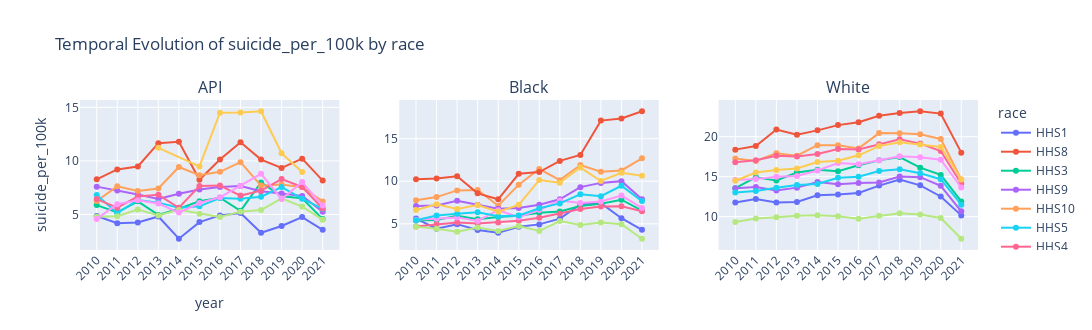

Notebook code for this chart:
### Code cell
sd = SuicideData()
queue = [
    {
        "x": "year",
        "y": "suicide_per_100k",
        "by": "ethno_race",
        "color": "age_strat",
        "scatter": False,
        "rows": 3,
    },
    {
        "x": "year",
        "y": "suicide_per_100k",
        "by": "race",
        "color": "age_strat",
        "scatter": False,
        "rows": 3,
    },
    {
        "x": "year",
        "y": "population",
        "by": "race",
        "color": "age_strat",
        "scatter": False,
        "rows": 1,
    },
    {
        "x": "year",
        "y": "population",
        "color": "race",
        "by": "age_strat",
        "scatter": False,
        "rows": 1,
    },
    {
        "x": "age_strat",
        "y": "suicide_per_100k",
        "color": "race",
        "by": "year",
        "scatter": True,
        "rows": 4,
    },
    {
        "x": "age_strat",
        "y": "suicide_per_100k",
        "color": "year",
        "by": "race",
        "scatter": True,
        "rows": 1,
    },
    {
        "x": "ethno_race",
        "y": "suicide_per_100k",
        "color": "year",
        "by": "age_strat",
        "scatter": True,
        "rows": 2,
    },
]
[sd.plot(**{
    "x": "year",
    "y": "suicide_per_100k",
    "color": "hhs",
    "by": "race",
    "scatter": False,
    "rows": 1,
    })]

### Figure 1 — Plotly figure (JSON) as saved in the notebook; plotly's stock layout.template omitted (floating-point values rounded to 4 significant figures)
{"data": [{"line": {"color": "#636EFA"}, "name": "HHS1", "type": "scatter", "x": ["2010", "2011", "2012", "2013", "2014", "2015", "2016", "2017", "2018", "2019", "2020", "2021"], "xaxis": "x", "y": [4.86, 4.18, 4.252, 4.818, 2.739, 4.29, 4.917, 5.137, 3.298, 3.925, 4.756, 3.567], "yaxis": "y"}, {"line": {"color": "#EF553B"}, "name": "HHS8", "type": "scatter", "x": ["2010", "2011", "2012", "2013", "2014", "2015", "2016", "2017", "2018", "2019", "2020", "2021"], "xaxis": "x", "y": [8.28, 9.203, 9.477, 11.65, 11.79, 8.234, 10.13, 11.73, 10.12, 9.339, 10.21, 8.166], "yaxis": "y"}, {"line": {"color": "#00CC96"}, "name": "HHS3", "type": "scatter", "x": ["2010", "2011", "2012", "2013", "2014", "2015", "2016", "2017", "2018", "2019", "2020", "2021"], "xaxis": "x", "y": [5.878, 5.197, 6.227, 4.961, 5.538, 6.246, 6.565, 5.345, 7.986, 6.696, 6.52, 4.571], "yaxis": "y"}, {"line": {"color": "#AB63FA"}, "name": "HHS9", "type": "scatter", "x": ["2010", "2011", "2012", "2013", "2014", "2015", "2016", "2017", "2018", "2019", "2020", "2021"], "xaxis": "x", "y": [7.599, 7.245, 6.872, 6.45, 6.93, 7.332, 7.574, 7.66, 7.173, 6.953, 6.721, 5.251], "yaxis": "y"}, {"line": {"color": "#FFA15A"}, "name": "HHS10", "type": "scatter", "x": ["2010", "2011", "2012", "2013", "2014", "2015", "2016", "2017", "2018", "2019", "2020", "2021"], "xaxis": "x", "y": [6.262, 7.626, 7.189, 7.432, 9.433, 8.668, 8.978, 9.885, 7.694, 7.799, 7.546, 6.225], "yaxis": "y"}, {"line": {"color": "#19D3F3"}, "name": "HHS5", "type": "scatter", "x": ["2010", "2011", "2012", "2013", "2014", "2015", "2016", "2017", "2018", "2019", "2020", "2021"], "xaxis": "x", "y": [6.831, 5.136, 6.353, 6.107, 5.64, 5.762, 6.536, 6.467, 6.655, 7.561, 6.476, 5.521], "yaxis": "y"}, {"line": {"color": "#FF6692"}, "name": "HHS4", "type": "scatter", "x": ["2010", "2011", "2012", "2013", "2014", "2015", "2016", "2017", "2018", "2019", "2020", "2021"], "xaxis": "x", "y": [6.439, 5.638, 6.678, 6.833, 5.632, 7.661, 7.698, 6.766, 7.223, 8.304, 7.568, 5.555], "yaxis": "y"}, {"line": {"color": "#B6E880"}, "name": "HHS2", "type": "scatter", "x": ["2010", "2011", "2012", "2013", "2014", "2015", "2016", "2017", "2018", "2019", "2020", "2021"], "xaxis": "x", "y": [4.781, 4.837, 5.472, 4.914, 5.431, 5.073, 4.762, 5.267, 5.419, 6.502, 5.736, 4.52], "yaxis": "y"}, {"line": {"color": "#FF97FF"}, "name": "HHS6", "type": "scatter", "x": ["2010", "2011", "2012", "2013", "2014", "2015", "2016", "2017", "2018", "2019", "2020", "2021"], "xaxis": "x", "y": [4.592, 5.953, 6.319, 6.026, 5.181, 6.076, 6.603, 7.669, 8.799, 6.449, 8.026, 5.829], "yaxis": "y"}, {"line": {"color": "#FECB52"}, "name": "HHS7", "type": "scatter", "x": ["2013", "2015", "2016", "2017", "2018", "2019", "2020"], "xaxis": "x", "y": [11.22, 9.487, 14.49, 14.52, 14.63, 10.71, 8.962], "yaxis": "y"}, {"line": {"color": "#636EFA"}, "name": "HHS1", "showlegend": false, "type": "scatter", "x": ["2010", "2011", "2012", "2013", "2014", "2015", "2016", "2017", "2018", "2019", "2020", "2021"], "xaxis": "x2", "y": [5.61, 4.432, 4.958, 4.268, 3.936, 4.66, 4.931, 5.602, 7.282, 7.432, 5.658, 4.3], "yaxis": "y2"}, {"line": {"color": "#00CC96"}, "name": "HHS3", "showlegend": false, "type": "scatter", "x": ["2010", "2011", "2012", "2013", "2014", "2015", "2016", "2017", "2018", "2019", "2020", "2021"], "xaxis": "x2", "y": [5.383, 5.446, 5.948, 5.526, 5.801, 5.947, 6.299, 6.451, 7.083, 7.362, 7.831, 6.54], "yaxis": "y2"}, {"line": {"color": "#FFA15A"}, "name": "HHS10", "showlegend": false, "type": "scatter", "x": ["2010", "2011", "2012", "2013", "2014", "2015", "2016", "2017", "2018", "2019", "2020", "2021"], "xaxis": "x2", "y": [7.775, 8.138, 8.927, 8.972, 7.13, 9.604, 11.44, 10.13, 11.91, 11.12, 11.27, 12.7], "yaxis": "y2"}, {"line": {"color": "#FF6692"}, "name": "HHS4", "showlegend": false, "type": "scatter", "x": ["2010", "2011", "2012", "2013", "2014", "2015", "2016", "2017", "2018", "2019", "2020", "2021"], "xaxis": "x2", "y": [4.687, 4.935, 5.149, 5.022, 5.162, 5.353, 5.717, 6.187, 6.737, 7.027, 7.072, 6.476], "yaxis": "y2"}, {"line": {"color": "#AB63FA"}, "name": "HHS9", "showlegend": false, "type": "scatter", "x": ["2010", "2011", "2012", "2013", "2014", "2015", "2016", "2017", "2018", "2019", "2020", "2021"], "xaxis": "x2", "y": [7.092, 7.156, 7.698, 7.232, 6.761, 6.846, 7.241, 7.884, 9.31, 9.811, 10.02, 7.872], "yaxis": "y2"}, {"line": {"color": "#FF97FF"}, "name": "HHS6", "showlegend": false, "type": "scatter", "x": ["2010", "2011", "2012", "2013", "2014", "2015", "2016", "2017", "2018", "2019", "2020", "2021"], "xaxis": "x2", "y": [5.48, 5.59, 5.756, 5.341, 6.6, 5.769, 6.628, 7.734, 7.438, 7.62, 8.325, 6.869], "yaxis": "y2"}, {"line": {"color": "#19D3F3"}, "name": "HHS5", "showlegend": false, "type": "scatter", "x": ["2010", "2011", "2012", "2013", "2014", "2015", "2016", "2017", "2018", "2019", "2020", "2021"], "xaxis": "x2", "y": [5.415, 5.986, 6.186, 6.369, 5.881, 5.977, 6.826, 7.397, 8.462, 8.245, 9.469, 7.671], "yaxis": "y2"}, {"line": {"color": "#FECB52"}, "name": "HHS7", "showlegend": false, "type": "scatter", "x": ["2010", "2011", "2012", "2013", "2014", "2015", "2016", "2017", "2018", "2019", "2020", "2021"], "xaxis": "x2", "y": [6.63, 7.292, 6.74, 7.211, 6.422, 7.226, 10.15, 9.831, 11.61, 10.03, 11.0, 10.66], "yaxis": "y2"}, {"line": {"color": "#EF553B"}, "name": "HHS8", "showlegend": false, "type": "scatter", "x": ["2010", "2011", "2012", "2013", "2014", "2015", "2016", "2017", "2018", "2019", "2020", "2021"], "xaxis": "x2", "y": [10.24, 10.34, 10.58, 8.58, 7.877, 10.88, 11.08, 12.39, 13.1, 17.13, 17.38, 18.23], "yaxis": "y2"}, {"line": {"color": "#B6E880"}, "name": "HHS2", "showlegend": false, "type": "scatter", "x": ["2010", "2011", "2012", "2013", "2014", "2015", "2016", "2017", "2018", "2019", "2020", "2021"], "xaxis": "x2", "y": [4.668, 4.423, 4.061, 4.572, 4.15, 4.739, 4.15, 5.317, 4.85, 5.148, 4.95, 3.243], "yaxis": "y2"}, {"line": {"color": "#636EFA"}, "name": "HHS1", "showlegend": false, "type": "scatter", "x": ["2010", "2011", "2012", "2013", "2014", "2015", "2016", "2017", "2018", "2019", "2020", "2021"], "xaxis": "x3", "y": [11.76, 12.21, 11.78, 11.84, 12.67, 12.76, 12.96, 13.89, 14.63, 13.92, 12.52, 10.16], "yaxis": "y3"}, {"line": {"color": "#00CC96"}, "name": "HHS3", "showlegend": false, "type": "scatter", "x": ["2010", "2011", "2012", "2013", "2014", "2015", "2016", "2017", "2018", "2019", "2020", "2021"], "xaxis": "x3", "y": [13.56, 14.93, 14.52, 15.51, 15.87, 15.68, 16.44, 17.04, 17.46, 16.12, 15.22, 11.9], "yaxis": "y3"}, {"line": {"color": "#FFA15A"}, "name": "HHS10", "showlegend": false, "type": "scatter", "x": ["2010", "2011", "2012", "2013", "2014", "2015", "2016", "2017", "2018", "2019", "2020", "2021"], "xaxis": "x3", "y": [17.28, 16.97, 17.93, 17.63, 18.94, 18.94, 18.54, 20.45, 20.42, 20.3, 19.72, 14.65], "yaxis": "y3"}, {"line": {"color": "#FF6692"}, "name": "HHS4", "showlegend": false, "type": "scatter", "x": ["2010", "2011", "2012", "2013", "2014", "2015", "2016", "2017", "2018", "2019", "2020", "2021"], "xaxis": "x3", "y": [16.82, 17.04, 17.62, 17.51, 17.83, 18.46, 18.4, 19.07, 19.67, 19.13, 18.22, 14.12], "yaxis": "y3"}, {"line": {"color": "#AB63FA"}, "name": "HHS9", "showlegend": false, "type": "scatter", "x": ["2010", "2011", "2012", "2013", "2014", "2015", "2016", "2017", "2018", "2019", "2020", "2021"], "xaxis": "x3", "y": [13.57, 13.71, 13.28, 13.63, 14.32, 14.06, 14.19, 14.27, 15.02, 14.94, 13.85, 10.67], "yaxis": "y3"}, {"line": {"color": "#FF97FF"}, "name": "HHS6", "showlegend": false, "type": "scatter", "x": ["2010", "2011", "2012", "2013", "2014", "2015", "2016", "2017", "2018", "2019", "2020", "2021"], "xaxis": "x3", "y": [14.58, 14.72, 15.0, 15.1, 15.78, 16.71, 16.55, 17.05, 17.55, 17.43, 17.11, 13.64], "yaxis": "y3"}, {"line": {"color": "#19D3F3"}, "name": "HHS5", "showlegend": false, "type": "scatter", "x": ["2010", "2011", "2012", "2013", "2014", "2015", "2016", "2017", "2018", "2019", "2020", "2021"], "xaxis": "x3", "y": [13.02, 13.22, 13.62, 13.97, 14.08, 14.86, 15.0, 15.71, 15.94, 15.42, 14.69, 11.49], "yaxis": "y3"}, {"line": {"color": "#FECB52"}, "name": "HHS7", "showlegend": false, "type": "scatter", "x": ["2010", "2011", "2012", "2013", "2014", "2015", "2016", "2017", "2018", "2019", "2020", "2021"], "xaxis": "x3", "y": [14.49, 15.51, 15.84, 16.03, 16.84, 16.99, 17.67, 18.82, 19.31, 19.03, 18.71, 14.65], "yaxis": "y3"}, {"line": {"color": "#EF553B"}, "name": "HHS8", "showlegend": false, "type": "scatter", "x": ["2010", "2011", "2012", "2013", "2014", "2015", "2016", "2017", "2018", "2019", "2020", "2021"], "xaxis": "x3", "y": [18.38, 18.83, 20.89, 20.24, 20.79, 21.45, 21.81, 22.62, 22.95, 23.18, 22.89, 18.01], "yaxis": "y3"}, {"line": {"color": "#B6E880"}, "name": "HHS2", "showlegend": false, "type": "scatter", "x": ["2010", "2011", "2012", "2013", "2014", "2015", "2016", "2017", "2018", "2019", "2020", "2021"], "xaxis": "x3", "y": [9.328, 9.777, 9.924, 10.12, 10.19, 10.05, 9.746, 10.1, 10.44, 10.26, 9.823, 7.235], "yaxis": "y3"}], "layout": {"annotations": [{"font": {"size": 16}, "showarrow": false, "text": "API", "x": 0.1444, "xanchor": "center", "xref": "paper", "y": 1, "yanchor": "bottom", "yref": "paper"}, {"font": {"size": 16}, "showarrow": false, "text": "Black", "x": 0.5, "xanchor": "center", "xref": "paper", "y": 1, "yanchor": "bottom", "yref": "paper"}, {"font": {"size": 16}, "showarrow": false, "text": "White", "x": 0.8556, "xanchor": "center", "xref": "paper", "y": 1, "yanchor": "bottom", "yref": "paper"}], "height": 330, "legend": {"title": {"text": "race"}}, "title": {"text": "Temporal Evolution of suicide_per_100k by race"}, "width": 1200, "xaxis": {"anchor": "y", "domain": [0, 0.2889], "tickangle": -45, "title": {"text": "year"}}, "xaxis2": {"anchor": "y2", "domain": [0.3556, 0.6444], "tickangle": -45}, "xaxis3": {"anchor": "y3", "domain": [0.7111, 1], "tickangle": -45}, "yaxis": {"anchor": "x", "domain": [0, 1], "title": {"text": "suicide_per_100k"}}, "yaxis2": {"anchor": "x2", "domain": [0, 1]}, "yaxis3": {"anchor": "x3", "domain": [0, 1]}}}
